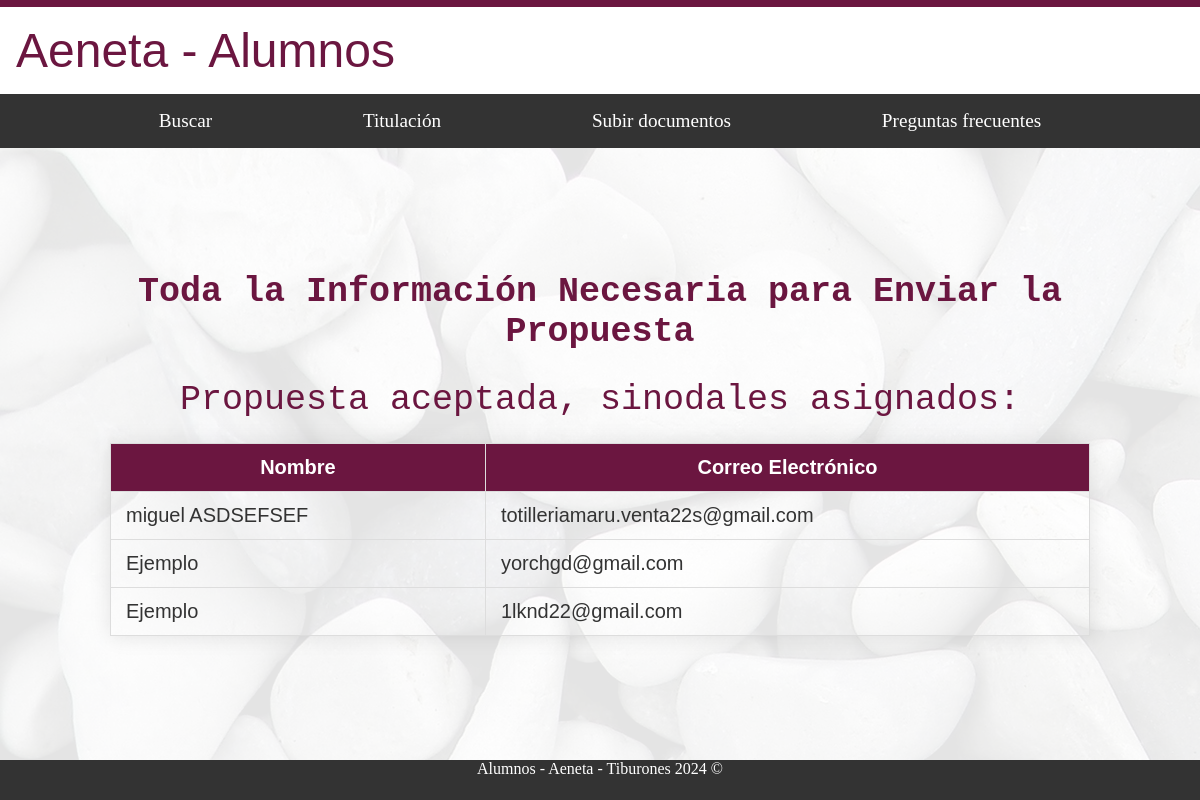
The app's page /alumnos/proceso_titulacion/enviar_propuesta/ (signed in), older data.
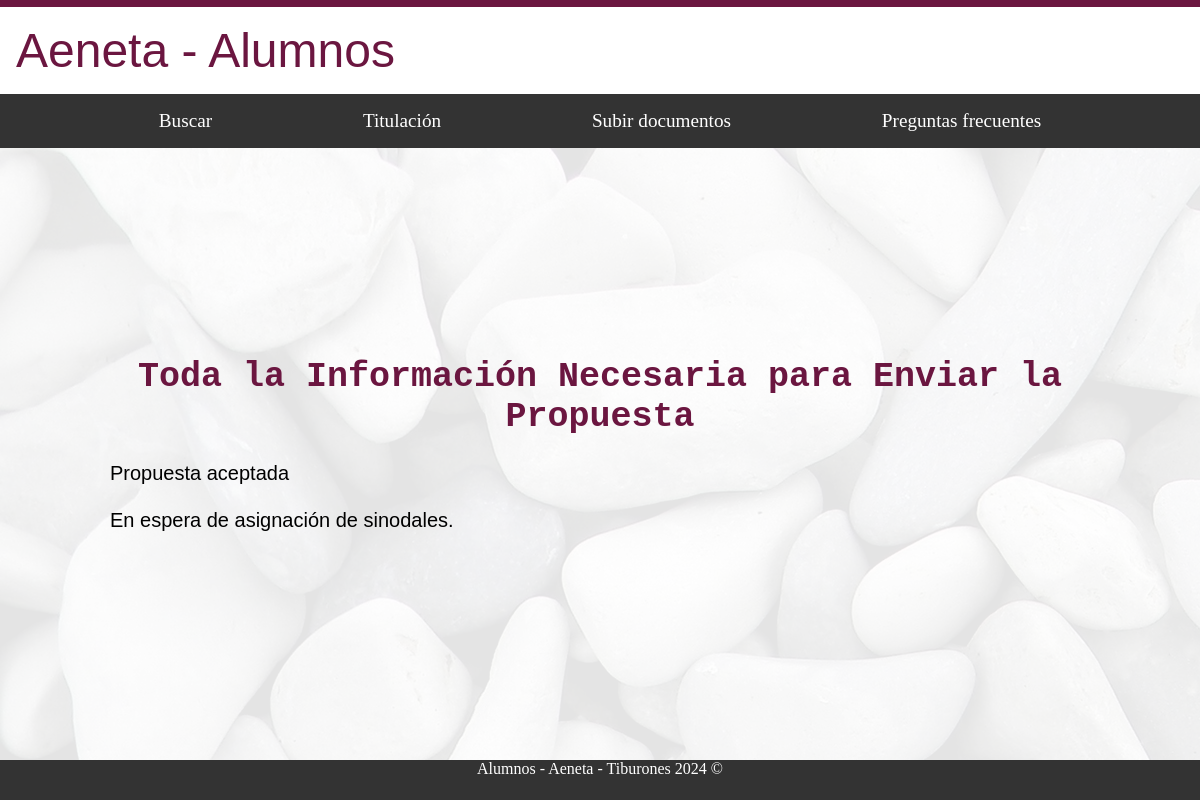
The same page, newer data.
### alumnos/models.py (models this page shows, shortened)
class SinodalAsignado(models.Model):
    propuesta = models.ForeignKey('DocumentoPropuestaAlumno', on_delete=models.CASCADE)
    sinodal = models.ForeignKey('usuarios.CustomUser', on_delete=models.CASCADE)
    rol = models.CharField(max_length=100)

### usuarios/models.py (models this page shows)
class CustomUser(AbstractUser):
    nombre = models.CharField(max_length=100)
    apellido = models.CharField(max_length=100)
    correo_electronico = models.EmailField(unique=True)
    is_administrador = models.BooleanField(default=False)
    is_alumno = models.BooleanField(default=False)
    is_docente = models.BooleanField(default=False)
    matricula = models.CharField(max_length=20, blank=True, null=True)
    programa_academico = models.CharField(max_length=100, blank=True, null=True)
    estatus = models.CharField(max_length=20, choices=[('activo', 'Activo'), ('egresado', 'Egresado')], blank=True, null=True)
    especialidad = models.CharField(max_length=100, blank=True, null=True)
    departamento_docente = models.CharField(max_length=100, blank=True, null=True)
    cargo = models.CharField(max_length=100, blank=True, null=True)
    departamento_admin = models.CharField(max_length=100, blank=True, null=True)

### alumnos/views.py (the view, shortened to what this page needs)
# urls.py: path('proceso_titulacion/enviar_propuesta/', AlumnosProcesoTitulacionEnvPropuesta.as_view(), name='enviar_propuesta'),
class AlumnosProcesoTitulacionEnvPropuesta(TemplateView):
    template_name = 'alumnos/proceso_titulacion/enviar_propuesta.html'
    def get(self, request, *args, **kwargs):
        documento = DocumentoPropuestaAlumno.objects.filter(alumno=request.user).first()
        form = DocumentoPropuestaAlumnoForm(instance=documento) if documento else DocumentoPropuestaAlumnoForm()
        revisar_propuesta = RevisarPropuesta.objects.filter(documento_alumno=documento).first() if documento else None
        sinodales = SinodalAsignado.objects.filter(propuesta=documento) if documento and documento.sinodales else []
        return self.render_to_response({
            'form': form,
            'documento': documento,
            'revisar_propuesta': revisar_propuesta,
            'sinodales': sinodales
        })

### alumnos/templates/alumnos/proceso_titulacion/enviar_propuesta.html (shortened to what this page needs)
{% extends "base_generic_alumnos.html" %}
{% block content %}
<div id="fondo">
  <div class="contenedor_principal letra_texto">
    <h1 class="letra_titulos">Toda la Información Necesaria para Enviar la Propuesta</h1>
    {% if documento %}
      {% if revisar_propuesta and revisar_propuesta.aceptado %}
        {% if documento.sinodales %}
          <p class="letra_titulos">Propuesta aceptada, sinodales asignados:</p>
          <table>
            <thead>
              <tr>
                <th>Nombre</th>
                <th>Correo Electrónico</th>
              </tr>
            </thead>
            <tbody>
              {% for sinodal in sinodales %}
                <tr>
                  <td>{{ sinodal.sinodal.nombre }}</td>
                  <td>{{ sinodal.sinodal.correo_electronico }}</td>
                </tr>
              {% endfor %}
            </tbody>
          </table>
        {% else %}
          <p>Propuesta aceptada</p>
          <p>En espera de asignación de sinodales.</p>
        {% endif %}
      {% else %}
        <form method="post" id="formulario-propuesta">
          {% csrf_token %}
          {{ form.as_p }}
          <button type="submit" class="dropbtn_base">Enviar Propuesta</button>
        </form>
      {% endif %}
    {% else %}
      <form method="post" id="formulario-propuesta">
        {% csrf_token %}
        {{ form.as_p }}
        <button type="submit" class="dropbtn_base">Enviar Propuesta</button>
      </form>
    {% endif %}
  </div>
</div>
{% endblock %}

Row changes from the older to the newer data that the page shows:
removed SinodalAsignado: sinodal.nombre "miguel ASDSEFSEF", sinodal.correo_electronico "totilleriamaru.venta22s@gmail.com"
removed SinodalAsignado: sinodal.nombre "Ejemplo", sinodal.correo_electronico "yorchgd@gmail.com"
removed SinodalAsignado: sinodal.nombre "Ejemplo", sinodal.correo_electronico "1lknd22@gmail.com"
Text that changed along with them:
text no longer shown: "Propuesta aceptada, sinodales asignados: Nombre Correo Electrónico"
text now shown: "Propuesta aceptada En espera de asignación de sinodales."
